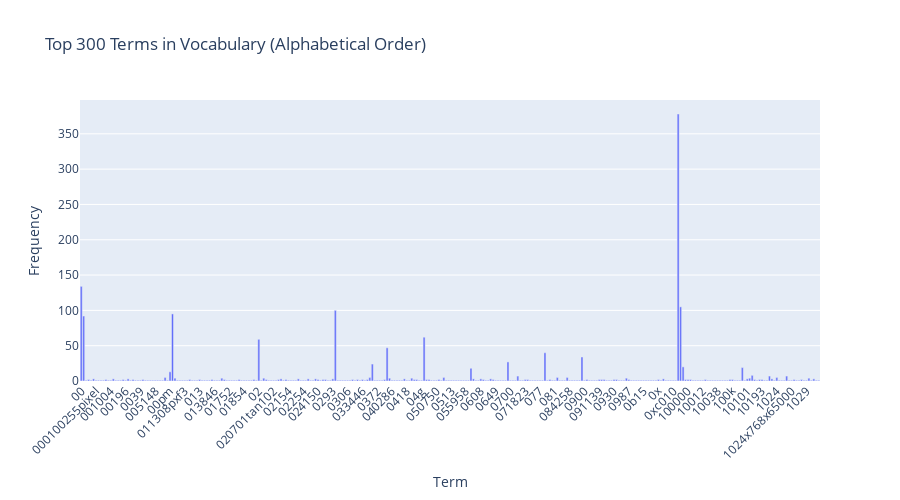

Notebook code for this chart:
### Markdown cell above
### >>> **Exercise 12 (take home):**
If you want a nicer interactive visualization here, I would encourage you try to install and use plotly to achieve this.

### Code cell
# Answer here
import plotly.express as px
import numpy as np, pandas as pd


vocab_df = pd.DataFrame({
    'term': count_vect.get_feature_names_out(),
    'frequency': np.asarray(X_counts.sum(axis=0)).flatten()
})

fig = px.bar(vocab_df.sort_values(by='term').head(300), 
             x='term', y='frequency', 
             title='Top 300 Terms in Vocabulary (Alphabetical Order)')
fig.update_layout(xaxis_tickangle=-45,
                  xaxis_title='Term',
                  yaxis_title='Frequency',
                  width=900, height=500)
fig.show()

### Figure 1 — Plotly figure (JSON) as saved in the notebook; plotly's stock layout.template omitted (floating-point values rounded to 4 significant figures; data arrays with more than 128 entries replaced by an {"elided": "..."} marker saying what was removed)
{"data": [{"hovertemplate": "term=%{x}<br>frequency=%{y}<extra></extra>", "legendgroup": "", "marker": {"color": "#636efa", "pattern": {"shape": ""}}, "name": "", "orientation": "v", "showlegend": false, "textposition": "auto", "type": "bar", "x": {"elided": "300 str values"}, "xaxis": "x", "y": {"elided": "300 int values"}, "yaxis": "y"}], "layout": {"barmode": "relative", "height": 500, "legend": {"tracegroupgap": 0}, "title": {"text": "Top 300 Terms in Vocabulary (Alphabetical Order)"}, "width": 900, "xaxis": {"anchor": "y", "domain": [0, 1], "tickangle": -45, "title": {"text": "Term"}}, "yaxis": {"anchor": "x", "domain": [0, 1], "title": {"text": "Frequency"}}}}
